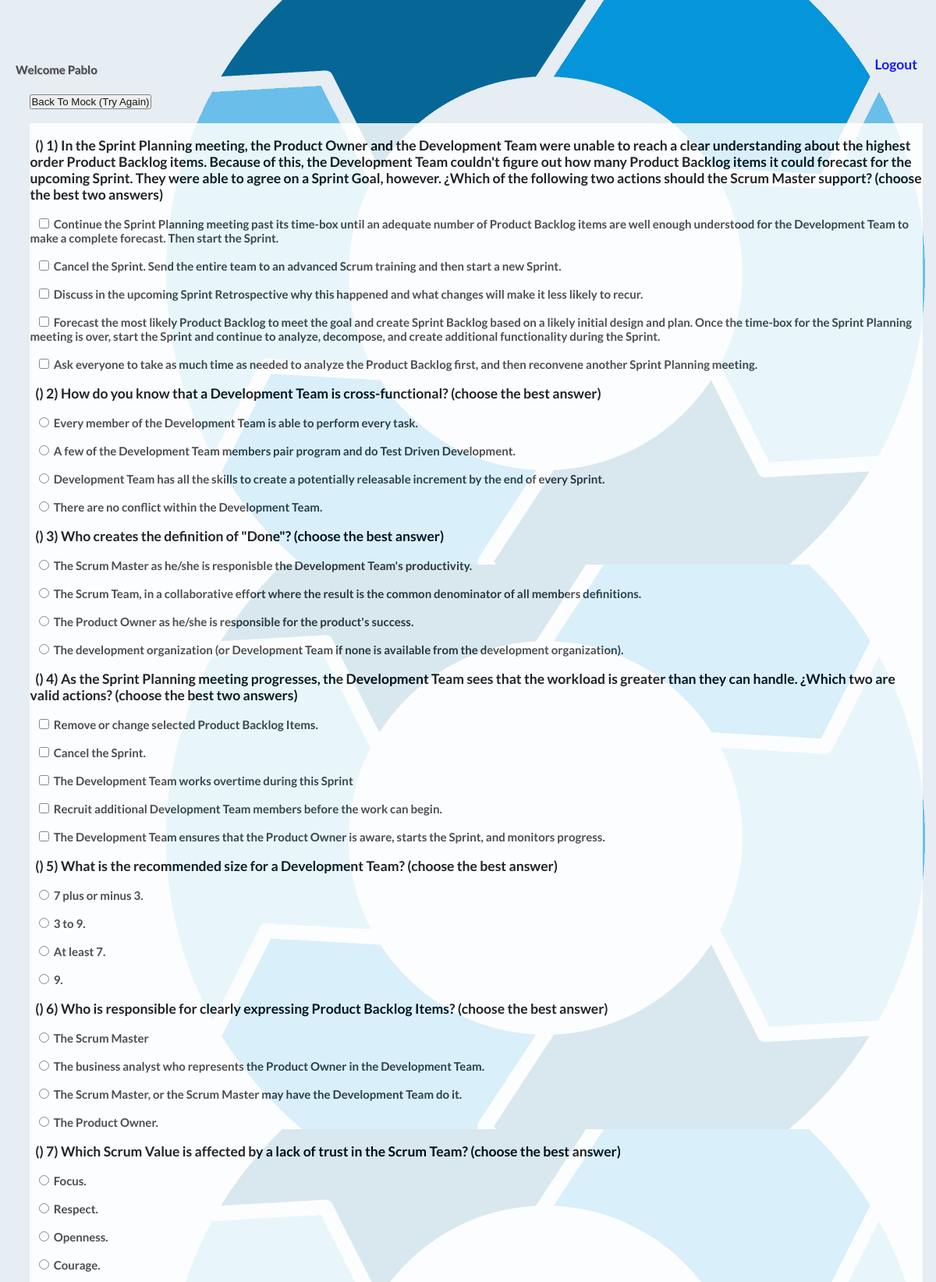
/checkResults.php (signed in, upper part), run on the app's committed database.
### tables this page shows
CREATE TABLE IF NOT EXISTS `questions` (
  `Id` int(11) NOT NULL AUTO_INCREMENT,
  `question` varchar(450) NOT NULL,
  `total` int(11) NOT NULL,
  PRIMARY KEY (`Id`)
);

CREATE TABLE IF NOT EXISTS `answers` (
  `Id` int(11) NOT NULL AUTO_INCREMENT,
  `Id_Question` int(11) NOT NULL,
  `answer` varchar(700) NOT NULL,
  `code` int(1) NOT NULL,
  PRIMARY KEY (`Id`)
);

### checkResults.php (the view, shortened to what this page needs)
<?php
$cq = isset($_GET['cq']) ? $_GET['cq'] : '1';
$cq = (int)$cq;
$qac = isset($_GET['qac']) ? $_GET['qac'] : '';
$qans = isset($_GET['qans']) ? $_GET['qans'] : '';
echo '
<!DOCTYPE html>
<html lang="en" style="background:white;opacity:0.95;background-image:  url(\'/img/home.png\');background-attachment: fixed; height:100%;width:100%;repeat-y" class="no-js">
	<head>
                <meta charset="UTF-8" />
                <meta http-equiv="X-UA-Compatible" content="IE=edge,chrome=1">
                <meta name="viewport" content="width=device-width, initial-scale=1.0">
                <title>Professional Scrum Master I</title>
                <meta name="description" content="Professional Scrum Master I" />
                <meta name="keywords" content="Professional Scrum Master I" />
                <meta name="author" content="PSM1" />
                <link rel="shortcut icon" href="../favicon.ico">
                <link rel="stylesheet" type="text/css" href="css/style.css" />
		<script src="js/modernizr.custom.63321.js"></script>
		<style>
			@import url(http://fonts.googleapis.com/css?family=Raleway:400,700);
			body {
				background: #7f9b4e url(images/bg2.jpg) no-repeat center top;
				-webkit-background-size: cover;
				-moz-background-size: cover;
				background-size: cover;
			}
			.container > header h1,
			.container > header h2 {
				color: #fff;
				text-shadow: 0 1px 1px rgba(0,0,0,0.7);
			}
		</style>
        </head>
        <style>
          .speech {border: 1px solid #DDD; width: 300px; padding: 0; margin: 0}
          .speech input {border: 0; width: 240px; display: inline-block; height: 30px;}
          .speech img {float: right; width: 40px }
        </style>
        ';
        $questions = mysql_query("SELECT Id , question , total FROM questions");
	echo'<body style="background:none;height:100%;opacity:0.95;">
                   <a href="logout.php" style="z-index:1;float:right;margin-right:2%;margin-top:1%;"><h3 style="color:blue;">Logout</h3></a>
                   <div class="container" style="height:100%;z-index:-1;margin-top:5%;">
                            <header class="codrops-header" style="">
                                <h4 style="float:left;">Welcome '.$_SESSION['name'].'</h4>
                            </header>
                            <section class="main" style="margin-top:1%;">
                                    <form name="form-question-'.$cq.'" id="form-question-'.$cq.'" autocomplete="off" style="margin-bottom:5%;margin-left:-4%;padding-left:2%;padding-right:2%;width:110%;" method="post">
                                       ';
                                        echo '<br><input type="button" style="cursor:pointer;" onclick="backToMock();" value="Back To Mock (Try Again)"></input><br><br>';
                                        $listOfQAns = explode("--",$qans);
                                        $dictionatyQA = [];
                                        foreach ($listOfQAns as $currentQuestionAnswers) {
                                            $questionAnswersArray = explode("-",$currentQuestionAnswers);
                                            $dictionatyQA[$questionAnswersArray[0]] = $questionAnswersArray[1];
                                        }
                                        $listOfQC = explode(",",$qac);
                                        $dictionatyQC = [];
                                        foreach ($listOfQC as $currentQuestionCorrection) {
                                            $questionCorrectionArray = explode("-",$currentQuestionCorrection);
                                            $dictionatyQC[$questionCorrectionArray[0]] = ($questionCorrectionArray[1] == 'true') ? 'Correct' : 'Incorrect';
                                        }
                                        while ($currentQ = mysql_fetch_row($questions)) {
                                            echo '<div style="width:100%;height:100%;background:white;opacity:0.95;">';
                                            $idQ = $currentQ[0];
                                            echo "<br><div style='color:black;'><h3>"."&nbsp; (".$dictionatyQC[$idQ].") ".$idQ.") ".utf8_encode($currentQ[1])."</h3></div>";
                                            $totalPointsQ = $currentQ[2];
                                            $answers = mysql_query("SELECT Id , Id_Question, answer , code FROM answers WHERE Id_Question = '".$idQ."'");
                                            $selectedAns = array_key_exists($idQ,$dictionatyQA) ? $dictionatyQA[$idQ] : '';
                                            $listOfSelAnswers = ($selectedAns != '') ? explode(",",$selectedAns) : '';
                                            $cint = 0;
                                            while ($currentA = mysql_fetch_row($answers)){
                                                $currentChecked = ($listOfSelAnswers != '') ? (in_array($cint, $listOfSelAnswers)) : false;
                                                $weightAns = $currentA[3];
                                                $answer = $currentA[2];
                                                if($totalPointsQ == 1) {
                                                   if($currentChecked){
                                                        if ($weightAns != '1'){
                                                            echo "&nbsp;<h4 style='background:red;'><input style='margin-left:1%;cursor:pointer;' type='radio' name='".$idQ."' checked value='".$weightAns."'> &nbsp;".utf8_encode($answer)."</input></h4>";
                                                        } else {
                                                            echo "&nbsp;<h4 style='background:green;'><input style='margin-left:1%;background:green;cursor:pointer;' type='radio' name='".$idQ."' checked value='".$weightAns."'> &nbsp;".utf8_encode($answer)."</input></h4>";
                                                        }
                                                   } else {
                                                       echo "&nbsp;<h4 ><input style='cursor:pointer;margin-left:1%;' type='radio' name='".$idQ."' value='".$weightAns."'> &nbsp;".utf8_encode($answer)."</input></h4>";
                                                   }
                                                } else {
                                                   if($currentChecked){
                                                       if ($weightAns != '1'){
                                                            echo "&nbsp;<h4 style='background:red;'><input style='background:red;cursor:pointer;margin-left:1%;' type='checkbox' checked value='".$weightAns."'> &nbsp;".utf8_encode($answer)."</input></h4>";
                                                       } else {
                                                           echo "&nbsp;<h4 style='background:green;'><input style='background:green;cursor:pointer;margin-left:1%;' type='checkbox' checked value='".$weightAns."'> &nbsp;".utf8_encode($answer)."</input></h4>";
                                                       }
                                                   } else {
                                                       echo "&nbsp;<h4 ><input style='cursor:pointer;margin-left:1%;' type='checkbox' value='".$weightAns."'> &nbsp;".utf8_encode($answer)."</input></h4>";
                                                   }
                                                }
                                                $cint++;
                                            }
                                            echo'</div>';
                                        }
                                       echo '<br><input type="button" style="cursor:pointer;" onclick="backToMock();" value="Back To Mock (Try Again)"></input><br><br>';
                                       echo '
                                    </form>';
                            echo' </section>
                    </div>
	</body>
</html>
';
?>

### css/style.css (style rules this page uses)
*, *:after, *:before { -webkit-box-sizing: border-box; -moz-box-sizing: border-box; -ms-box-sizing: border-box; -o-box-sizing: border-box; box-sizing: border-box; padding: 0; margin: 0; }

### css/demo.css (style rules this page uses)
html { height: 100%; }
body { font-family: 'Lato', Calibri, Arial, sans-serif; background: #ddd url(../images/bg.jpg) repeat top left; font-weight: 300; font-size: 15px; color: #333; -webkit-font-smoothing: antialiased; overflow-y: scroll; overflow-x: hidden; }
a { color: #555; text-decoration: none; }
.container { width: 100%; position: relative; }
.main { width: 90%; margin: 0 auto; position: relative; }
.container > header { margin: 10px; padding: 20px 10px 10px 10px; position: relative; display: block; text-shadow: 1px 1px 1px rgba(0,0,0,0.2); text-align: center; }

### checkResults.php (style rules this page uses)
body { background: #7f9b4e url(images/bg2.jpg) no-repeat center top; -webkit-background-size: cover; -moz-background-size: cover; background-size: cover; }

### data on the page
questions: Id "1", question "In the Sprint Planning meeting, the Product Owner and the Development Team were unable to reach a clear understanding about the highest order Product Backlog items. Because of this, the Development Team couldn't figure out how many Product Backlog items it could forecast for the upcoming Sprint. They were able to agree on a Sprint Goal, however. ¿Which of the following two actions should the Scrum Master support? (choose the best two answers)"
answers: answer "Continue the Sprint Planning meeting past its time-box until an adequate number of Product Backlog items are well enough understood for the Development Team to make a complete forecast. Then start the Sprint."
answers: answer "Cancel the Sprint. Send the entire team to an advanced Scrum training and then start a new Sprint."
answers: answer "Discuss in the upcoming Sprint Retrospective why this happened and what changes will make it less likely to recur."
answers: answer "Forecast the most likely Product Backlog to meet the goal and create Sprint Backlog based on a likely initial design and plan. Once the time-box for the Sprint Planning meeting is over, start the Sprint and continue to analyze, decompose, and create additional functionality during the Sprint."
answers: answer "Ask everyone to take as much time as needed to analyze the Product Backlog first, and then reconvene another Sprint Planning meeting."
questions: Id "2", question "How do you know that a Development Team is cross-functional? (choose the best answer)"
answers: answer "Every member of the Development Team is able to perform every task."
answers: answer "A few of the Development Team members pair program and do Test Driven Development."
answers: answer "Development Team has all the skills to create a potentially releasable increment by the end of every Sprint."
answers: answer "There are no conflict within the Development Team."
questions: Id "3", question "Who creates the definition of \"Done\"? (choose the best answer)"
answers: answer "The Scrum Master as he/she is responisble the Development Team's productivity."
answers: answer "The Scrum Team, in a collaborative effort where the result is the common denominator of all members definitions."
answers: answer "The Product Owner as he/she is responsible for the product's success."
answers: answer "The development organization (or Development Team if none is available from the development organization)."
questions: Id "4", question "As the Sprint Planning meeting progresses, the Development Team sees that the workload is greater than they can handle. ¿Which two are valid actions? (choose the best two answers)"
answers: answer "Remove or change selected Product Backlog Items."
answers: answer "Cancel the Sprint."
answers: answer "The Development Team works overtime during this Sprint"
answers: answer "Recruit additional Development Team members before the work can begin."
answers: answer "The Development Team ensures that the Product Owner is aware, starts the Sprint, and monitors progress."
questions: Id "5", question "What is the recommended size for a Development Team? (choose the best answer)"
answers: answer "7 plus or minus 3."
answers: answer "3 to 9."
answers: answer "At least 7."
answers: answer "9."
questions: Id "6", question "Who is responsible for clearly expressing Product Backlog Items? (choose the best answer)"
answers: answer "The Scrum Master"
answers: answer "The business analyst who represents the Product Owner in the Development Team."
answers: answer "The Scrum Master, or the Scrum Master may have the Development Team do it."
answers: answer "The Product Owner."
questions: Id "7", question "Which Scrum Value is affected by a lack of trust in the Scrum Team? (choose the best answer)"
answers: answer "Focus."
answers: answer "Respect."
answers: answer "Openness."
answers: answer "Courage."

### other printed values
$_SESSION['name'] "Pablo"
